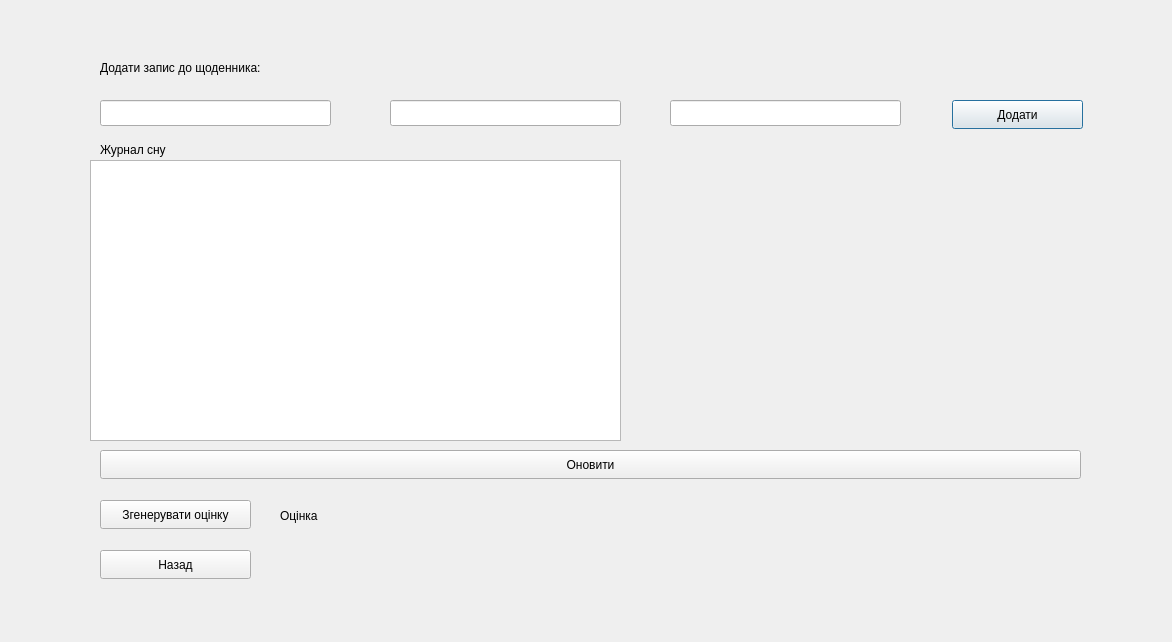
<?xml version="1.0" encoding="UTF-8"?>
<ui version="4.0">
 <class>dreamform</class>
 <widget class="QDialog" name="dreamform">
  <property name="geometry">
   <rect>
    <x>0</x>
    <y>0</y>
    <width>1172</width>
    <height>642</height>
   </rect>
  </property>
  <property name="sizePolicy">
   <sizepolicy hsizetype="Expanding" vsizetype="Expanding">
    <horstretch>0</horstretch>
    <verstretch>0</verstretch>
   </sizepolicy>
  </property>
  <property name="windowTitle">
   <string>Dialog</string>
  </property>
  <widget class="QLabel" name="label">
   <property name="geometry">
    <rect>
     <x>100</x>
     <y>60</y>
     <width>281</width>
     <height>16</height>
    </rect>
   </property>
   <property name="text">
    <string>Додати запис до щоденника:</string>
   </property>
  </widget>
  <widget class="QLineEdit" name="lineEdit_date">
   <property name="geometry">
    <rect>
     <x>100</x>
     <y>100</y>
     <width>231</width>
     <height>26</height>
    </rect>
   </property>
   <property name="text">
    <string/>
   </property>
  </widget>
  <widget class="QLineEdit" name="lineEdit_bedtime">
   <property name="geometry">
    <rect>
     <x>390</x>
     <y>100</y>
     <width>231</width>
     <height>26</height>
    </rect>
   </property>
   <property name="text">
    <string/>
   </property>
  </widget>
  <widget class="QLineEdit" name="lineEdit_wakeuptime">
   <property name="geometry">
    <rect>
     <x>670</x>
     <y>100</y>
     <width>231</width>
     <height>26</height>
    </rect>
   </property>
   <property name="text">
    <string/>
   </property>
  </widget>
  <widget class="QPushButton" name="AddDream">
   <property name="geometry">
    <rect>
     <x>952</x>
     <y>100</y>
     <width>131</width>
     <height>29</height>
    </rect>
   </property>
   <property name="text">
    <string>Додати</string>
   </property>
  </widget>
  <widget class="QLabel" name="label_2">
   <property name="geometry">
    <rect>
     <x>100</x>
     <y>140</y>
     <width>101</width>
     <height>20</height>
    </rect>
   </property>
   <property name="text">
    <string>Журнал сну</string>
   </property>
  </widget>
  <widget class="QPushButton" name="UpdateButton">
   <property name="geometry">
    <rect>
     <x>100</x>
     <y>450</y>
     <width>981</width>
     <height>29</height>
    </rect>
   </property>
   <property name="text">
    <string>Оновити</string>
   </property>
  </widget>
  <widget class="QPushButton" name="GenereteButton">
   <property name="geometry">
    <rect>
     <x>100</x>
     <y>500</y>
     <width>151</width>
     <height>29</height>
    </rect>
   </property>
   <property name="text">
    <string>Згенерувати оцінку</string>
   </property>
  </widget>
  <widget class="QPushButton" name="BackButton">
   <property name="geometry">
    <rect>
     <x>100</x>
     <y>550</y>
     <width>151</width>
     <height>29</height>
    </rect>
   </property>
   <property name="text">
    <string>Назад</string>
   </property>
  </widget>
  <widget class="QLabel" name="label_3">
   <property name="geometry">
    <rect>
     <x>280</x>
     <y>500</y>
     <width>63</width>
     <height>31</height>
    </rect>
   </property>
   <property name="text">
    <string>Оцінка</string>
   </property>
  </widget>
  <widget class="QWidget" name="widget" native="true">
   <property name="geometry">
    <rect>
     <x>90</x>
     <y>160</y>
     <width>531</width>
     <height>281</height>
    </rect>
   </property>
   <property name="sizePolicy">
    <sizepolicy hsizetype="Expanding" vsizetype="Expanding">
     <horstretch>0</horstretch>
     <verstretch>0</verstretch>
    </sizepolicy>
   </property>
   <layout class="QGridLayout" name="gridLayout">
    <item row="0" column="0">
     <widget class="QTableWidget" name="tableWidget"/>
    </item>
   </layout>
  </widget>
  <widget class="QLabel" name="label_4">
   <property name="geometry">
    <rect>
     <x>740</x>
     <y>180</y>
     <width>271</width>
     <height>241</height>
    </rect>
   </property>
   <property name="text">
    <string/>
   </property>
   <property name="pixmap">
    <pixmap resource="recourses.qrc">:/new/prefix1/sobachka.png</pixmap>
   </property>
   <property name="scaledContents">
    <bool>true</bool>
   </property>
  </widget>
 </widget>
 <resources>
  <include location="recourses.qrc"/>
 </resources>
 <connections/>
</ui>
